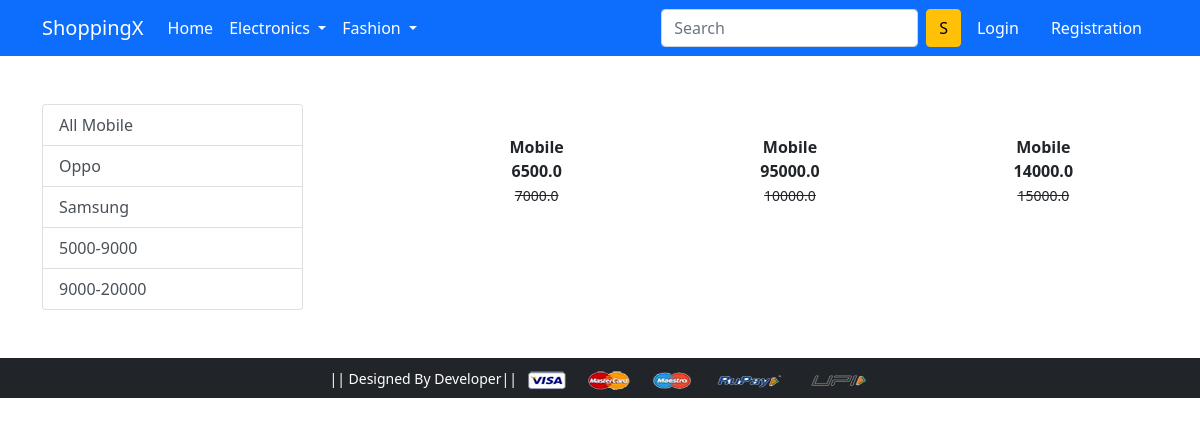
/mobile/Samsung, run on the app's committed database.
### app/models.py (models this page shows, shortened)
class Product(models.Model):
    title = models.CharField(max_length=200)
    selling_price = models.FloatField()
    discounted_price = models.FloatField()
    description = models.TextField()
    brand = models.CharField(max_length=22)
    category = models.CharField(choices=CATEGORY_CHOICES, max_length=2)
    product_image = models.ImageField(upload_to='productimg')

### app/views.py (the view)
# urls.py: path('mobile/', views.mobile, name='mobile'),
def mobile(request, data=None):
    mobiles = None
    if data == None:
        mobiles = Product.objects.filter(category='M')
    elif data == 'Oppo' or data == 'Samsung':
        mobiles = Product.objects.filter(category='M').filter(brand=data)
    elif data == 'below':
        mobiles = Product.objects.filter(category='M').filter(discounted_price__lt=9500)
    elif data == 'above':
        mobiles = Product.objects.filter(category='M').filter(discounted_price__gt=9500)
    return render(request, 'app/mobile.html', {'mobiles': mobiles})

### app/templates/app/mobile.html (shortened to what this page needs)
{% extends 'app/base.html' %}
{% load static %}
{% block main-content %}
<div class="container my-5">
 <div class="row">
  <div class="col-sm-3">
   <div class="list-group">
    <a href="{% url 'mobile' %}" class="list-group-item list-group-item-action" aria-current="true">All Mobile</a>
    <a href="{% url 'mobiledata' 'Oppo' %}" class="list-group-item list-group-item-action" aria-current="true">Oppo</a>
    <a href="{% url 'mobiledata' 'Samsung' %}" class="list-group-item list-group-item-action" aria-current="true">Samsung</a>
    <a href="{% url 'mobiledata' 'below' %}" class="list-group-item list-group-item-action" aria-current="true">5000-9000</a>
    <a href="{% url 'mobiledata' 'above' %}" class="list-group-item list-group-item-action" aria-current="true">9000-20000</a>
   </div>
  </div>
  <div class="col-sm-8 offset-sm-1">
   <div class="row">
    {% for product in mobiles %}
    <div class=" col-sm-4 text-center mb-4">
     <a href="{% url 'product-detail' product.id %}" class="btn">
      <div class="item">
       <div class="fw-bold">{{product.title}}</div>
       <div class="fw-bold">{{product.discounted_price}}</div>
       <small class="fw-light text-decoration-line-through">{{product.selling_price}}</small>
      </div>
     </a>
    </div>
    {% endfor %}
   </div>
  </div>
 </div>
</div>
{% endblock main-content %}

### data on the page
Product: title "Mobile", discounted_price "6500.0", selling_price "7000.0"
Product: title "Mobile", discounted_price "95000.0", selling_price "10000.0"
Product: title "Mobile", discounted_price "14000.0", selling_price "15000.0"
